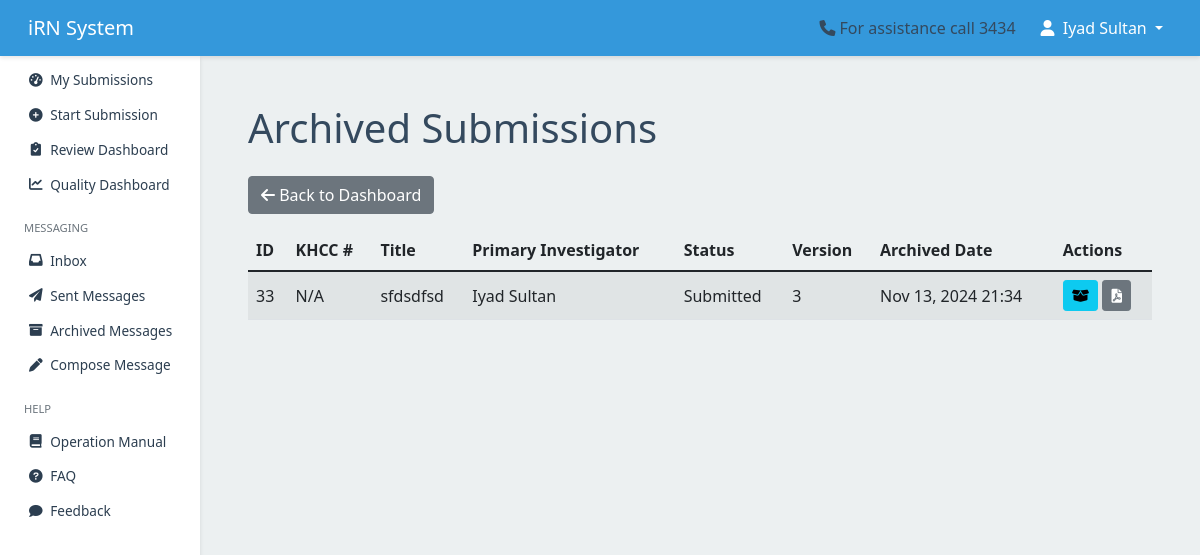
Page /submission/archived/ (signed in) on the earlier database version.
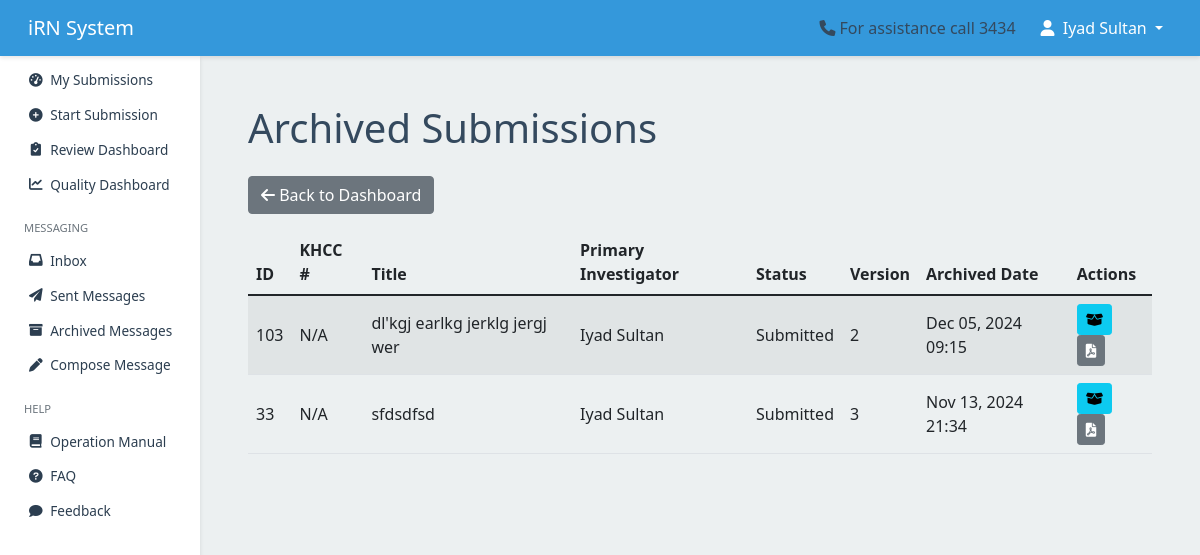
Same page on the later database version.
### submission/models.py (models this page shows, shortened)
class Submission(models.Model):
    temporary_id = models.AutoField(primary_key=True)
    khcc_number = models.CharField(max_length=20, blank=True, null=True, unique=True)
    title = models.CharField(max_length=255)
    primary_investigator = models.ForeignKey(
        User, related_name='primary_investigations', on_delete=models.CASCADE
    )
    study_type = models.ForeignKey(StudyType, on_delete=models.SET_NULL, null=True)
    status = models.CharField(
        max_length=50,
        choices=get_submission_status_choices,
        default='draft'
    )
    date_created = models.DateTimeField(auto_now_add=True)
    last_modified = models.DateTimeField(auto_now=True)
    date_submitted = models.DateTimeField(blank=True, null=True)
    version = models.PositiveIntegerField(default=1)
    is_locked = models.BooleanField(default=False)
    is_archived = models.BooleanField(default=False)
    archived_at = models.DateTimeField(null=True, blank=True)
    show_in_irb = models.BooleanField(default=False, help_text="Toggle visibility for IRB members")
    show_in_rc = models.BooleanField(default=False, help_text="Toggle visibility for RC members")
    submitted_by = models.ForeignKey(
        User,
        related_name='submitted_submissions',
        on_delete=models.SET_NULL,
        null=True,
        blank=True,
        help_text="User who submitted the submission"
    )

### submission/views.py (the view)
# urls.py: path('archived/', views.archived_dashboard, name='archived_dashboard'),
@login_required
def archived_dashboard(request):
    submissions = Submission.objects.filter(
        is_archived=True
    ).select_related(
        'primary_investigator__userprofile'
    ).order_by('-date_created')
    return render(request, 'submission/archived_dashboard.html', {
        'submissions': submissions,
    })

### iRN/constants.py (called while the page is built)
def get_submission_status_choices():
    DEFAULT_CHOICES = SUBMISSION_STATUS_CHOICES
    try:
        choices = cache.get('submission_status_choices')
        if not choices:
            StatusChoice = apps.get_model('submission', 'StatusChoice')
            choices = list(StatusChoice.objects.filter(is_active=True).values_list('code', 'label'))
            if choices:
                cache.set('submission_status_choices', choices)
        return choices or DEFAULT_CHOICES
    except (OperationalError, LookupError):
        return DEFAULT_CHOICES

### submission/templates/submission/archived_dashboard.html (shortened to what this page needs)
{% extends 'users/base.html' %}
{% load static %}
{% block content %}
<div class="container mt-4">
    <h1 class="mb-4">Archived Submissions</h1>
    <div class="mb-3">
        <a href="{% url 'submission:dashboard' %}" class="btn btn-secondary">
            <i class="fas fa-arrow-left"></i> Back to Dashboard
        </a>
    </div>
    <div class="table-responsive">
        <table class="table table-striped">
            <thead>
                <tr>
                    <th>ID</th>
                    <th>KHCC #</th>
                    <th>Title</th>
                    <th>Primary Investigator</th>
                    <th>Status</th>
                    <th>Version</th>
                    <th>Archived Date</th>
                    <th>Actions</th>
                </tr>
            </thead>
            <tbody>
                {% for submission in submissions %}
                <tr>
                    <td>{{ submission.temporary_id }}</td>
                    <td>{{ submission.khcc_number|default:"N/A" }}</td>
                    <td>{{ submission.title }}</td>
                    <td>{{ submission.primary_investigator.get_full_name }}</td>
                    <td>{{ submission.get_status_display }}</td>
                    <td>{{ submission.version }}</td>
                    <td>{{ submission.archived_at|date:"M d, Y H:i" }}</td>
                    <td>
                        <button class="btn btn-sm btn-info unarchive-submission"
                                data-submission-id="{{ submission.temporary_id }}"
                                title="Unarchive Submission">
                            <i class="fas fa-box-open"></i>
                        </button>
                        <a href="{% url 'submission:download_submission_pdf' submission.temporary_id %}"
                           class="btn btn-sm btn-secondary"
                           title="Download PDF">
                            <i class="fas fa-file-pdf"></i>
                        </a>
                    </td>
                </tr>
                {% empty %}
                <tr>
                    <td colspan="9" class="text-center">No archived submissions found.</td>
                </tr>
                {% endfor %}
            </tbody>
        </table>
    </div>
</div>
{% endblock %}

Differences in the rows shown:
added Submission: temporary_id "103", khcc_number "N/A", title "dl'kgj earlkg jerklg jergj wer", primary_investigator.get_full_name "Iyad Sultan", status "Submitted", version "2", archived_at "Dec 05, 2024 09:15"
